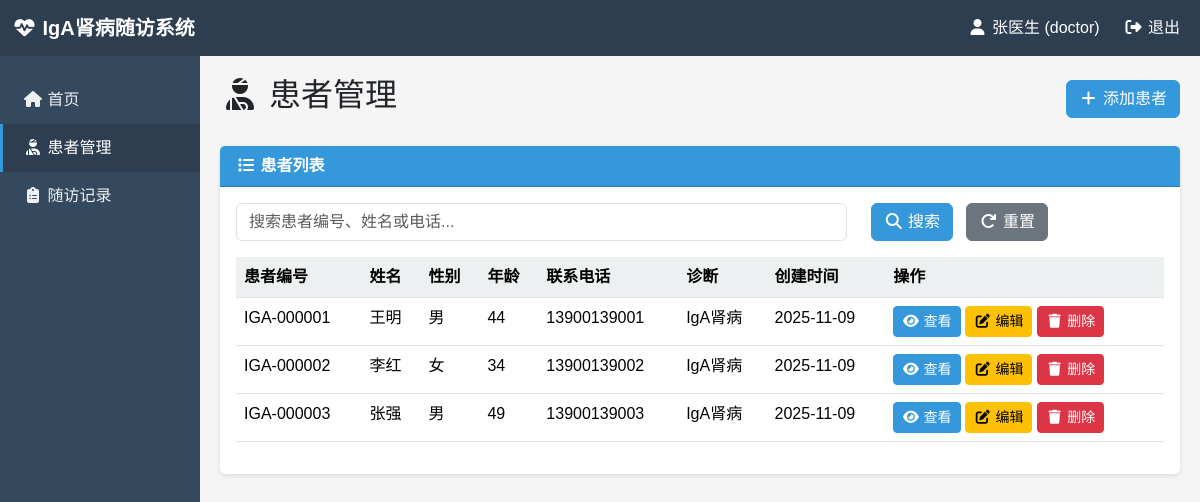
/patients (signed in), run on the app's committed database.
### models.py (models this page shows, shortened)
class User(UserMixin, db.Model):
    __tablename__ = 'users'
    id = db.Column(db.Integer, primary_key=True)
    username = db.Column(db.String(80), unique=True, nullable=False, index=True)
    password_hash = db.Column(db.String(255), nullable=False)
    real_name = db.Column(db.String(100), nullable=False, comment='真实姓名')
    role = db.Column(db.String(50), nullable=False, default='staff', comment='角色：admin, doctor, nurse, staff')
    department = db.Column(db.String(100), comment='科室')
    phone = db.Column(db.String(20), comment='联系电话')
    email = db.Column(db.String(100), comment='邮箱')
    is_active = db.Column(db.Boolean, default=True, comment='是否激活')
    created_at = db.Column(db.DateTime, default=datetime.now, comment='创建时间')
    updated_at = db.Column(db.DateTime, default=datetime.now, onupdate=datetime.now, comment='更新时间')

class Patient(db.Model):
    __tablename__ = 'patients'
    id = db.Column(db.Integer, primary_key=True)
    patient_id = db.Column(db.String(50), unique=True, nullable=False, index=True, comment='患者编号')
    name = db.Column(db.String(100), nullable=False, comment='姓名')
    gender = db.Column(db.String(10), nullable=False, comment='性别：男/女')
    birth_date = db.Column(db.Date, comment='出生日期')
    age = db.Column(db.Integer, comment='年龄')
    id_card = db.Column(db.String(18), comment='身份证号')
    phone = db.Column(db.String(20), comment='联系电话')
    address = db.Column(db.Text, comment='地址')
    diagnosis = db.Column(db.Text, comment='诊断')
    diagnosis_date = db.Column(db.Date, comment='确诊日期')
    initial_symptoms = db.Column(db.Text, comment='初始症状')
    comorbidities = db.Column(db.Text, comment='合并症')
    family_history = db.Column(db.Text, comment='家族史')
    created_by = db.Column(db.Integer, db.ForeignKey('users.id'), comment='创建人')
    created_at = db.Column(db.DateTime, default=datetime.now, comment='创建时间')
    updated_at = db.Column(db.DateTime, default=datetime.now, onupdate=datetime.now, comment='更新时间')
    followup_records = db.relationship('FollowupRecord', backref='patient', lazy=True, cascade='all, delete-orphan')
    creator = db.relationship('User', foreign_keys=[created_by])

### routes.py (the view, shortened to what this page needs)
@app.route('/patients')
@login_required
def patients():
    page = request.args.get('page', 1, type=int)
    per_page = 20
    search = request.args.get('search', '')
    query = Patient.query
    pagination = query.order_by(Patient.created_at.desc()).paginate(
        page=page, per_page=per_page, error_out=False
    )
    return render_template('patients.html',
                         patients=pagination.items,
                         pagination=pagination,
                         search=search)

### app.py (called while the page is built)
@login_manager.user_loader
def load_user(user_id):
    return User.query.get(int(user_id))

### templates/patients.html (shortened to what this page needs)
{% extends "base.html" %}
{% block content %}
<div class="d-flex justify-content-between align-items-center mb-4">
    <h2><i class="fas fa-user-injured"></i> 患者管理</h2>
    <a href="{{ url_for('add_patient') }}" class="btn btn-primary">
        <i class="fas fa-plus"></i> 添加患者
    </a>
</div>
<div class="card">
    <div class="card-header">
        <i class="fas fa-list"></i> 患者列表
    </div>
    <div class="card-body">
        <form method="GET" action="{{ url_for('patients') }}" class="mb-3">
            <div class="row">
                <div class="col-md-8">
                    <input type="text" class="form-control" name="search" placeholder="搜索患者编号、姓名或电话..." value="{{ search }}">
                </div>
                <div class="col-md-4">
                    <button type="submit" class="btn btn-primary me-2">
                        <i class="fas fa-search"></i> 搜索
                    </button>
                    <a href="{{ url_for('patients') }}" class="btn btn-secondary">
                        <i class="fas fa-redo"></i> 重置
                    </a>
                </div>
            </div>
        </form>
        <div class="table-responsive">
            <table class="table table-hover">
                <thead>
                    <tr>
                        <th>患者编号</th>
                        <th>姓名</th>
                        <th>性别</th>
                        <th>年龄</th>
                        <th>联系电话</th>
                        <th>诊断</th>
                        <th>创建时间</th>
                        <th>操作</th>
                    </tr>
                </thead>
                <tbody>
                    {% if patients %}
                        {% for patient in patients %}
                        <tr>
                            <td>{{ patient.patient_id }}</td>
                            <td>{{ patient.name }}</td>
                            <td>{{ patient.gender }}</td>
                            <td>{{ patient.age or '-' }}</td>
                            <td>{{ patient.phone or '-' }}</td>
                            <td>{{ patient.diagnosis or '-' }}</td>
                            <td>{{ patient.created_at.strftime('%Y-%m-%d') }}</td>
                            <td>
                                <a href="{{ url_for('patient_detail', patient_id=patient.id) }}" class="btn btn-sm btn-primary">
                                    <i class="fas fa-eye"></i> 查看
                                </a>
                                <a href="{{ url_for('edit_patient', patient_id=patient.id) }}" class="btn btn-sm btn-warning">
                                    <i class="fas fa-edit"></i> 编辑
                                </a>
                                <form method="POST" action="{{ url_for('delete_patient', patient_id=patient.id) }}" style="display:inline;" onsubmit="return confirm('确定要删除此患者吗？删除后将同时删除所有相关随访记录！');">
                                    <button type="submit" class="btn btn-sm btn-danger">
                                        <i class="fas fa-trash"></i> 删除
                                    </button>
                                </form>
                            </td>
                        </tr>
                        {% endfor %}
                    {% else %}
                        <tr>
                            <td colspan="8" class="text-center text-muted">暂无患者数据</td>
                        </tr>
                    {% endif %}
                </tbody>
            </table>
        </div>
    </div>
</div>
{% endblock %}

### templates/base.html (shortened to what this page needs)
<!DOCTYPE html>
<html lang="zh-CN">
<head>
    <link href="{{ url_for('static', filename='css/bootstrap.min.css') }}" rel="stylesheet">
    <link href="{{ url_for('static', filename='cdnjs/all.min.css') }}" rel="stylesheet">
</head>
<body>
    {% if current_user.is_authenticated %}
    <nav class="navbar navbar-dark navbar-expand-lg">
        <div class="container-fluid">
            <a class="navbar-brand" href="{{ url_for('dashboard') }}">
                <i class="fas fa-heartbeat"></i> IgA肾病随访系统
            </a>
            <div class="navbar-nav ms-auto">
                <span class="navbar-text text-white me-3">
                    <i class="fas fa-user"></i> {{ current_user.real_name }} ({{ current_user.role }})
                </span>
                <a class="nav-link text-white" href="{{ url_for('logout') }}">
                    <i class="fas fa-sign-out-alt"></i> 退出
                </a>
            </div>
        </div>
    </nav>
    {% endif %}
    <div class="container-fluid">
        <div class="row">
            {% if current_user.is_authenticated %}
            <div class="col-md-2 sidebar">
                <nav class="nav flex-column">
                    <a class="nav-link {% if request.endpoint == 'dashboard' %}active{% endif %}" href="{{ url_for('dashboard') }}">
                        <i class="fas fa-home"></i> 首页
                    </a>
                    <a class="nav-link {% if request.endpoint in ['patients', 'add_patient', 'edit_patient', 'patient_detail'] %}active{% endif %}" href="{{ url_for('patients') }}">
                        <i class="fas fa-user-injured"></i> 患者管理
                    </a>
                    <a class="nav-link {% if request.endpoint in ['records', 'add_record', 'edit_record', 'record_detail'] %}active{% endif %}" href="{{ url_for('records') }}">
                        <i class="fas fa-clipboard-list"></i> 随访记录
                    </a>
                </nav>
            </div>
            <div class="col-md-10 main-content">
            {% else %}
            <div class="col-12">
            {% endif %}
                {% block content %}{% endblock %}
            </div>
        </div>
    </div>
</body>
</html>

### templates/base.html (style rules this page uses)
body { font-family: "Microsoft YaHei", "SimHei", Arial, sans-serif; background-color: #f5f5f5; }
.navbar { background-color: #2c3e50; }
.navbar-brand { font-weight: bold; color: #fff !important; }
.sidebar { min-height: calc(100vh - 56px); background-color: #34495e; padding: 20px 0; }
.sidebar .nav-link { color: #ecf0f1; padding: 12px 20px; border-left: 3px solid transparent; }
.sidebar .nav-link.active { background-color: #2c3e50; border-left-color: #3498db; color: #fff; }
.main-content { padding: 20px; }
.card { border: none; box-shadow: 0 2px 4px rgba(0,0,0,0.1); margin-bottom: 20px; }
.card-header { background-color: #3498db; color: #fff; font-weight: bold; }
.btn-primary { background-color: #3498db; border-color: #3498db; }
.table th { background-color: #ecf0f1; font-weight: bold; }

### data on the page
User: real_name "张医生", role "doctor"
Patient: patient_id "IGA-000001", name "王明", gender "男", age "44", phone "13900139001", diagnosis "IgA肾病", created_at "2025-11-09"
Patient: patient_id "IGA-000002", name "李红", gender "女", age "34", phone "13900139002", diagnosis "IgA肾病", created_at "2025-11-09"
Patient: patient_id "IGA-000003", name "张强", gender "男", age "49", phone "13900139003", diagnosis "IgA肾病", created_at "2025-11-09"
